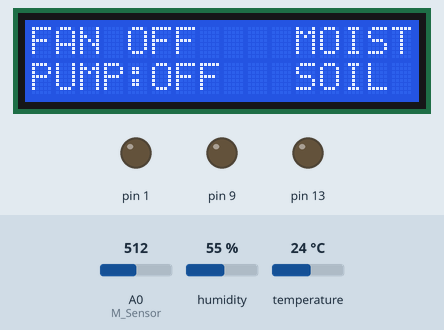
The sketch below on a simulated Arduino Uno, built with avr-gcc and run on an emulated ATmega328P. Shown: 16×2 character LCD, output pins drawn as LEDs (lit = HIGH). Inputs (shaded band) come from the test bench; at power-on: temperature 24 °C, A0 (M_Sensor) = 512, humidity 55 %.

Above: at 1.7 s.
1.8 s: temperature set to 29 °C
At 4.0 s:
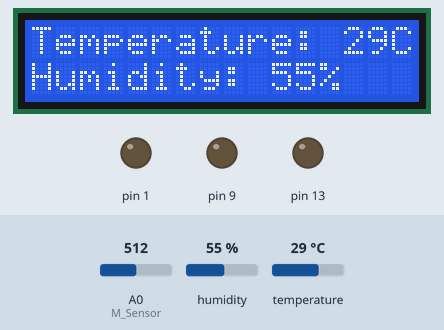
5.1 s: temperature set to 32 °C
At 7.7 s:
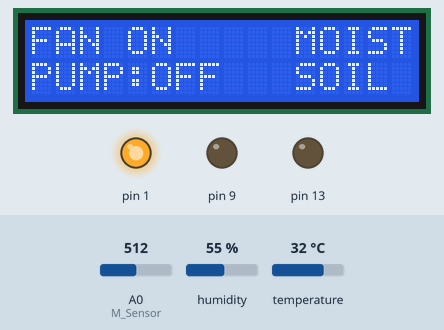
9.8 s: A0 (M_Sensor) set to 684
11.9 s: A0 (M_Sensor) set to 708
At 13.3 s:
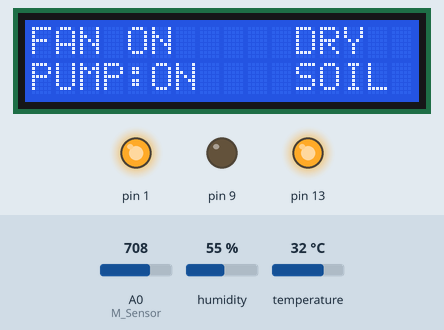
15.5 s: humidity set to 52 %
At 16.0 s:
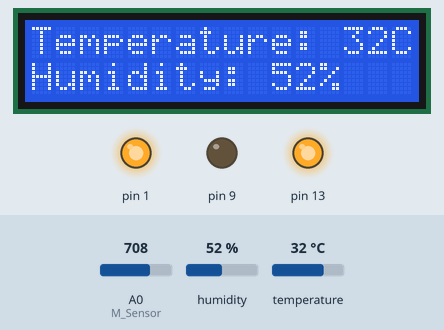
17.6 s: humidity set to 49 %
At 18.8 s:
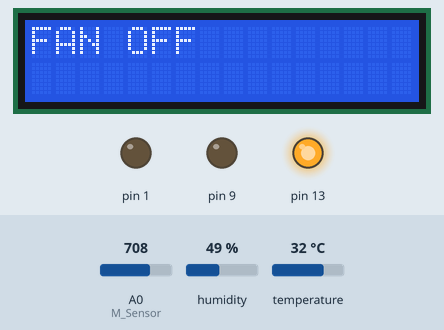
Timing chart, 0 to 20.6 s (numbered marks = the images above; inputs shaded):
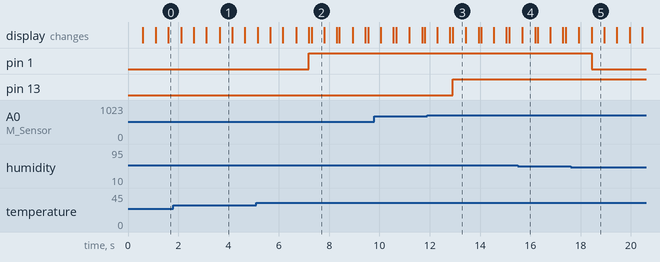

Measured:
- the behaviour switches between 30 and 31 °C on temperature (found by bisection; images 1 and 2)
- the behaviour switches between 700 and 701 on A0 (M_Sensor) (found by bisection; images 2 and 3)
- the behaviour switches between 51 and 50 % on humidity (found by bisection; images 4 and 5)
- after the input at 5.1 s, pin 1: LOW → HIGH after 2.1 s
- after the input at 11.9 s, pin 13: LOW → HIGH after 1.0 s; the display: first differs from a run without the input after 1.0 s (image 3)
- after the input at 17.6 s, pin 1: HIGH → LOW after 0.83 s
- what the display in image 1 shows lasts 0.5 s, from 3.6 s to 4.1 s

The sketch:

auto_irrigation.ino
```cpp
 // include LCD library code
#include <LiquidCrystal.h>
// include DHT library code
#include <DHT.h>
int temp;
int hum;
int sensor = 8;


DHT dht (sensor, DHT11);


int M_Sensor = A0;
int Pwd = 13;
int fan =1;


LiquidCrystal lcd(12, 11, 5, 4, 3, 2);

void setup()
 {
    // set up the LCD's number of columns and rows
  lcd.begin(16, 2);
  dht.begin();
    pinMode(M_Sensor, INPUT);
    pinMode(13,OUTPUT);
    pinMode(9,OUTPUT);
    pinMode(1,OUTPUT);

    lcd.setCursor(0,0);
    lcd.print("Temperature");
    lcd.setCursor(0,1);
    lcd.print("Soil Moisture");
    delay(500);
}

void loop()
{

  //delay(100);           // wait 1s between readings
  hum=dht.readHumidity();
  temp=dht.readTemperature();
  lcd.clear();
  lcd.setCursor(0,0);
  lcd.print("Temperature: ");
  lcd.print(temp);
  lcd.print("C");
  lcd.setCursor(0,1);
  lcd.print("Humidity: ");
  lcd.print(hum);
  lcd.print("%");

  delay(500);
  lcd.clear();


  int Moisture = analogRead(M_Sensor); //Read Moisture Sensor Value

  if (temp > 30 && hum > 50)
  {
    lcd.setCursor(0,0);
    lcd.print("FAN ON");
    digitalWrite(1,HIGH);
    delay(100);

  }else{
    lcd.setCursor(0,0);
    lcd.print("FAN OFF");
    digitalWrite(1,LOW);
    delay(500);

  }


 if (Moisture> 700)   // for dry soil
  {
        lcd.setCursor(11,0);
        lcd.print("DRY");
        lcd.setCursor(11,1);
        lcd.print("SOIL");
         digitalWrite(13, HIGH);
         lcd.setCursor(0,1);
         lcd.print("PUMP:ON");
  }

     if (Moisture>= 300 && Moisture<=700) //for Moist Soil
    {
      lcd.setCursor(11,0);
     lcd.print("MOIST");
     lcd.setCursor(11,1);
     lcd.print("SOIL");
     digitalWrite(13,LOW);
     lcd.setCursor(0,1);
     lcd.print("PUMP:OFF");
  }

  if (Moisture < 300)  // For Soggy soil
  {
    lcd.setCursor(11,0);
     lcd.print("SOGGY");
     lcd.setCursor(11,1);
     lcd.print("SOIL");
     digitalWrite(13,LOW);
     lcd.setCursor(0,1);
     lcd.print("PUMP:OFF");
  }
 delay(500);
}
```
